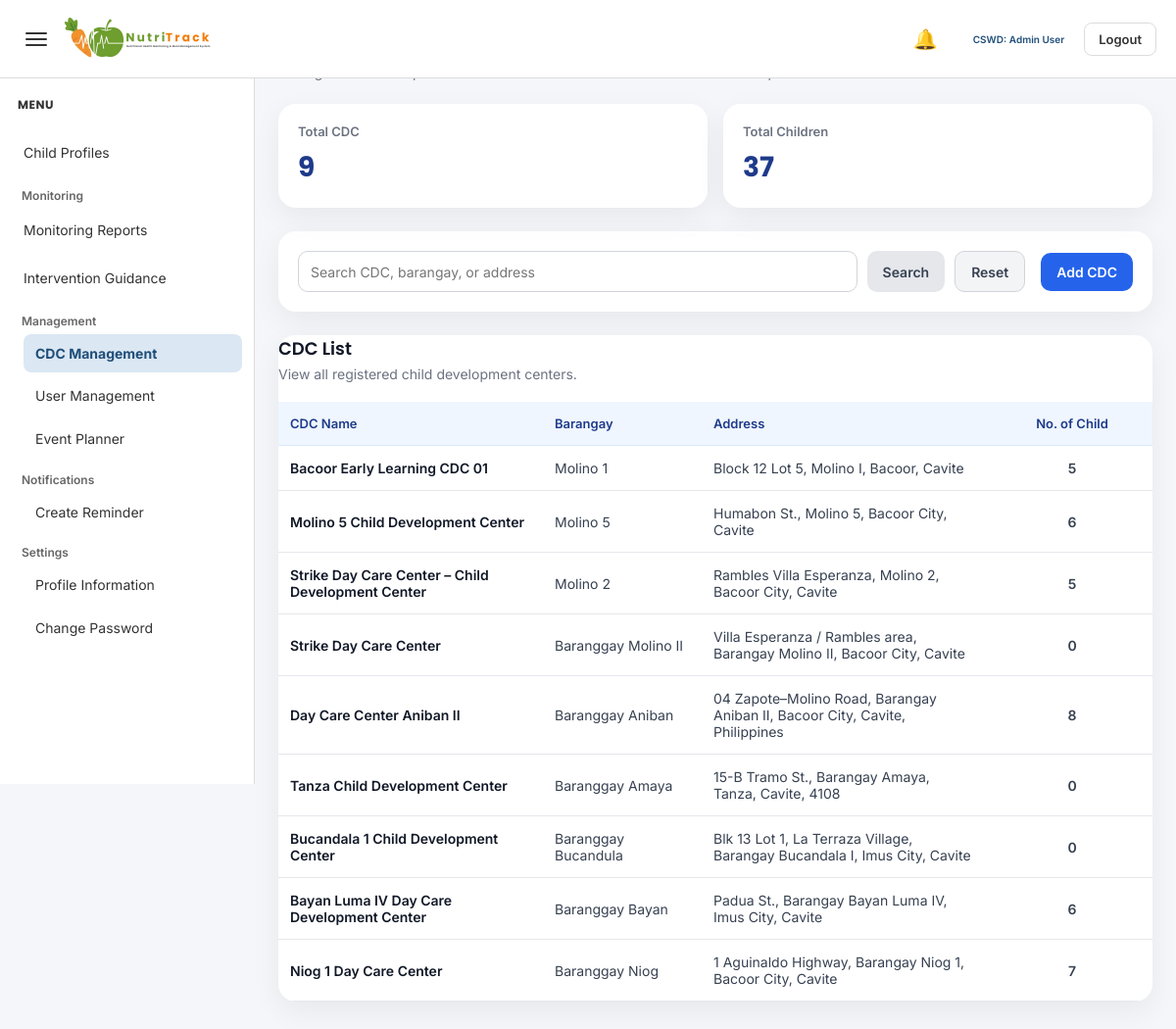
The app's page /admin/add_cdc.php (signed in), older data.
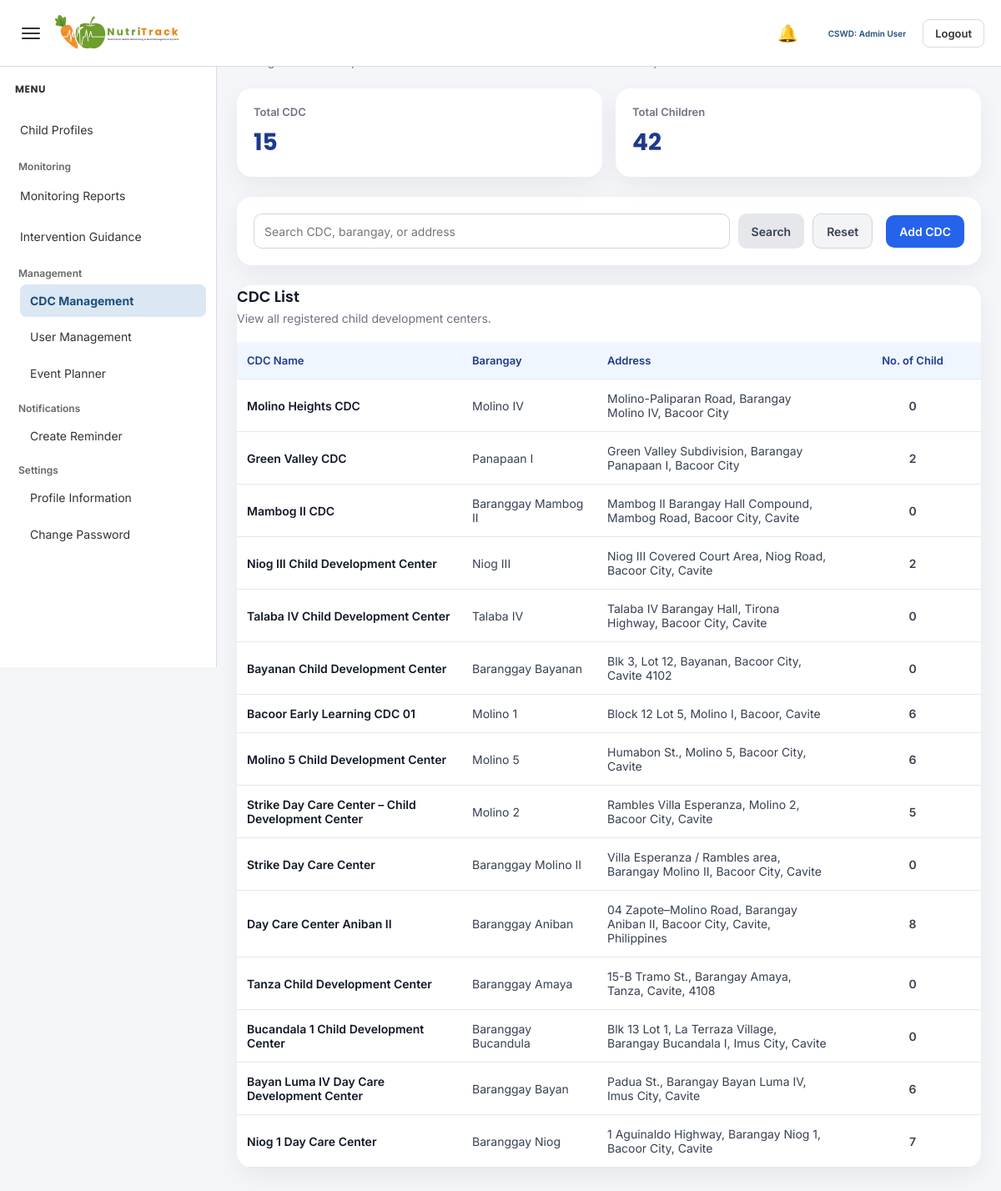
The same page, newer data.
### tables this page shows
CREATE TABLE `cdc` (
  `cdc_id` int(11) NOT NULL,
  `cdc_name` varchar(100) DEFAULT NULL,
  `barangay` varchar(100) DEFAULT NULL,
  `address` text DEFAULT NULL,
  `status` varchar(20) DEFAULT 'Active',
  `created_at` timestamp NOT NULL DEFAULT current_timestamp()
);

### admin/add_cdc.php (the view, shortened to what this page needs)
<?php
include '../config/database.php';
$search = isset($_GET['search']) ? trim($_GET['search']) : "";
if ($search != "") {
    $like = "%" . $search . "%";
    $cdc_stmt = $conn->prepare("
        SELECT
            c.cdc_id,
            c.cdc_name,
            c.barangay,
            c.address,
            COUNT(ch.child_id) AS total_children
        FROM cdc c
        LEFT JOIN children ch ON c.cdc_id = ch.cdc_id
        WHERE c.cdc_name LIKE ? OR c.barangay LIKE ? OR c.address LIKE ?
        GROUP BY c.cdc_id, c.cdc_name, c.barangay, c.address
        ORDER BY c.cdc_id DESC
    ");
    $cdc_stmt->bind_param("sss", $like, $like, $like);
    $cdc_stmt->execute();
    $cdc_result = $cdc_stmt->get_result();
} else {
    $cdc_result = $conn->query("
        SELECT
            c.cdc_id,
            c.cdc_name,
            c.barangay,
            c.address,
            COUNT(ch.child_id) AS total_children
        FROM cdc c
        LEFT JOIN children ch ON c.cdc_id = ch.cdc_id
        GROUP BY c.cdc_id, c.cdc_name, c.barangay, c.address
        ORDER BY c.cdc_id DESC
    ");
}
$total_cdc = 0;
$total_children = 0;
$summary_sql = "
    SELECT
        COUNT(DISTINCT c.cdc_id) AS total_cdc,
        COUNT(ch.child_id) AS total_children
    FROM cdc c
    LEFT JOIN children ch ON c.cdc_id = ch.cdc_id
";
$summary_result = $conn->query($summary_sql);
if ($summary_result && $summary_result->num_rows > 0) {
    $summary_row = $summary_result->fetch_assoc();
    $total_cdc = (int)$summary_row['total_cdc'];
    $total_children = (int)$summary_row['total_children'];
}
?>
<!DOCTYPE html>
<html lang="en">
<head>
    <link rel="stylesheet" href="../assets/admin/admin-style.css">
    <link rel="stylesheet" href="../assets/admin/add_cdc.css">
</head>
<body class="<?php echo (isset($_SESSION['theme_mode']) && $_SESSION['theme_mode'] === 'dark') ? 'dark-mode' : ''; ?>">
<?php include '../includes/admin_sidebar.php'; ?>
<?php include '../includes/admin_topbar.php'; ?>
<div class="main-content" id="mainContent">
    <div class="page-header">
        <h1>CDC Management</h1>
        <p>Manage child development centers and review the total number of children per CDC.</p>
    </div>
    <div class="summary-grid">
        <div class="summary-card">
            <div class="summary-label">Total CDC</div>
            <div class="summary-value"><?php echo $total_cdc; ?></div>
        </div>
        <div class="summary-card">
            <div class="summary-label">Total Children</div>
            <div class="summary-value"><?php echo $total_children; ?></div>
        </div>
    </div>
    <div class="toolbar-card">
        <form method="GET" class="search-form">
            <input
                type="text"
                name="search"
                class="search-input"
                placeholder="Search CDC, barangay, or address"
                value="<?php echo htmlspecialchars($search); ?>"
            >
            <button type="submit" class="btn btn-secondary">Search</button>
            <a href="add_cdc.php" class="btn btn-light">Reset</a>
        </form>
        <button type="button" class="btn btn-primary" onclick="openAddCdcForm()">Add CDC</button>
    </div>
    <div class="table-card">
        <div class="card-header">
            <h2>CDC List</h2>
            <p>View all registered child development centers.</p>
        </div>
        <div class="table-wrapper">
            <table>
                <thead>
                    <tr>
                        <th style="width: 30%;">CDC Name</th>
                        <th style="width: 18%;">Barangay</th>
                        <th style="width: 32%;">Address</th>
                        <th style="width: 20%; text-align:center;">No. of Child</th>
                    </tr>
                </thead>
                <tbody>
                    <?php if ($cdc_result && $cdc_result->num_rows > 0) { ?>
                        <?php while ($row = $cdc_result->fetch_assoc()) { ?>
                            <tr>
                                <td class="cdc-name"><?php echo htmlspecialchars($row['cdc_name']); ?></td>
                                <td><?php echo htmlspecialchars($row['barangay']); ?></td>
                                <td><?php echo htmlspecialchars($row['address']); ?></td>
                                <td class="child-count"><?php echo (int)$row['total_children']; ?></td>
                            </tr>
                        <?php } ?>
                    <?php } else { ?>
                        <tr>
                            <td colspan="4" class="empty-state">No CDC found.</td>
                        </tr>
                    <?php } ?>
                </tbody>
            </table>
        </div>
    </div>
</div>
</body>
</html>

Row changes from the older to the newer data that the page shows:
added cdc: cdc_name "Molino Heights CDC", barangay "Molino IV", address "Molino-Paliparan Road, Barangay Molino IV, Bacoor City", total_children "0"
added cdc: cdc_name "Green Valley CDC", barangay "Panapaan I", address "Green Valley Subdivision, Barangay Panapaan I, Bacoor City", total_children "2"
added cdc: cdc_name "Mambog II CDC", barangay "Baranggay Mambog II", address "Mambog II Barangay Hall Compound, Mambog Road, Bacoor City, Cavite", total_children "0"
added cdc: cdc_name "Niog III Child Development Center", barangay "Niog III", address "Niog III Covered Court Area, Niog Road, Bacoor City, Cavite", total_children "2"
added cdc: cdc_name "Talaba IV Child Development Center", barangay "Talaba IV", address "Talaba IV Barangay Hall, Tirona Highway, Bacoor City, Cavite", total_children "0"
added cdc: cdc_name "Bayanan Child Development Center", barangay "Baranggay Bayanan", address "Blk 3, Lot 12, Bayanan, Bacoor City, Cavite 4102", total_children "0"
computed for cdc "Bacoor Early Learning CDC 01": total_children "5" → "6"
Text that changed along with them:
$total_cdc: "9" → "15"
$total_children: "37" → "42"
